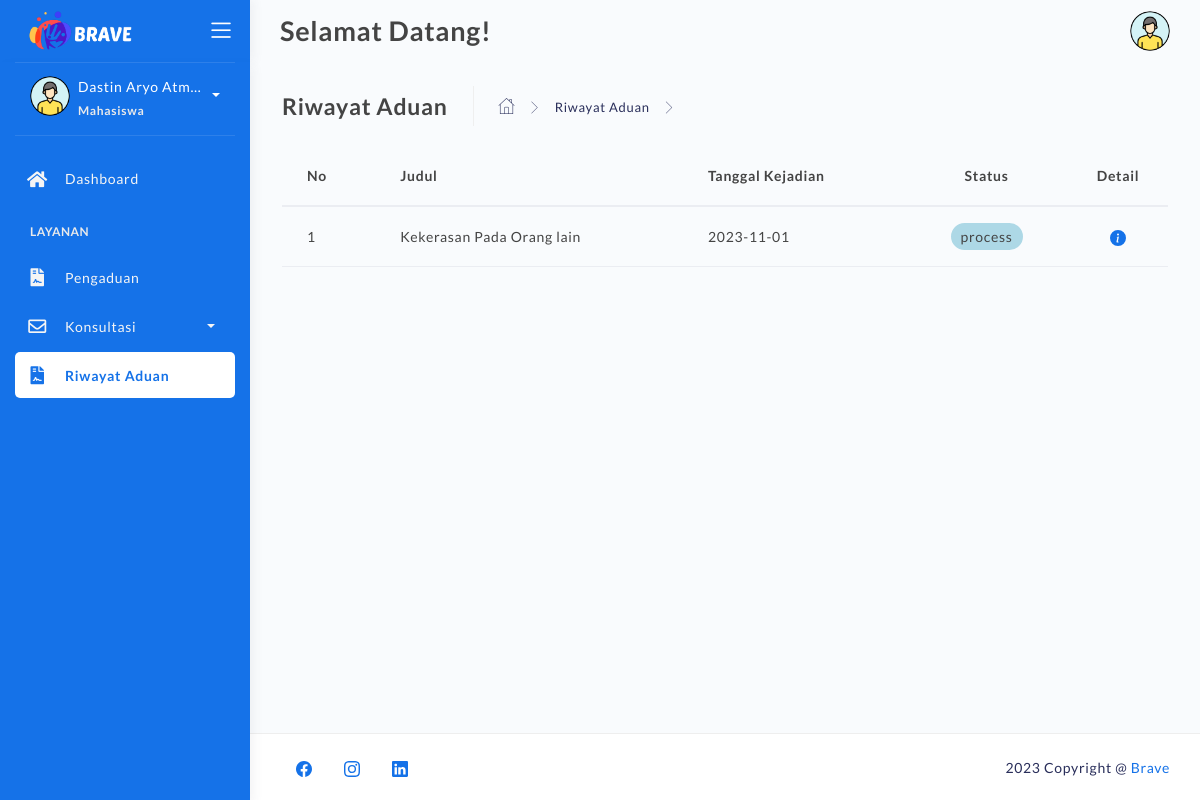
The app's page /riwayat-aduan.php (signed in), older data.
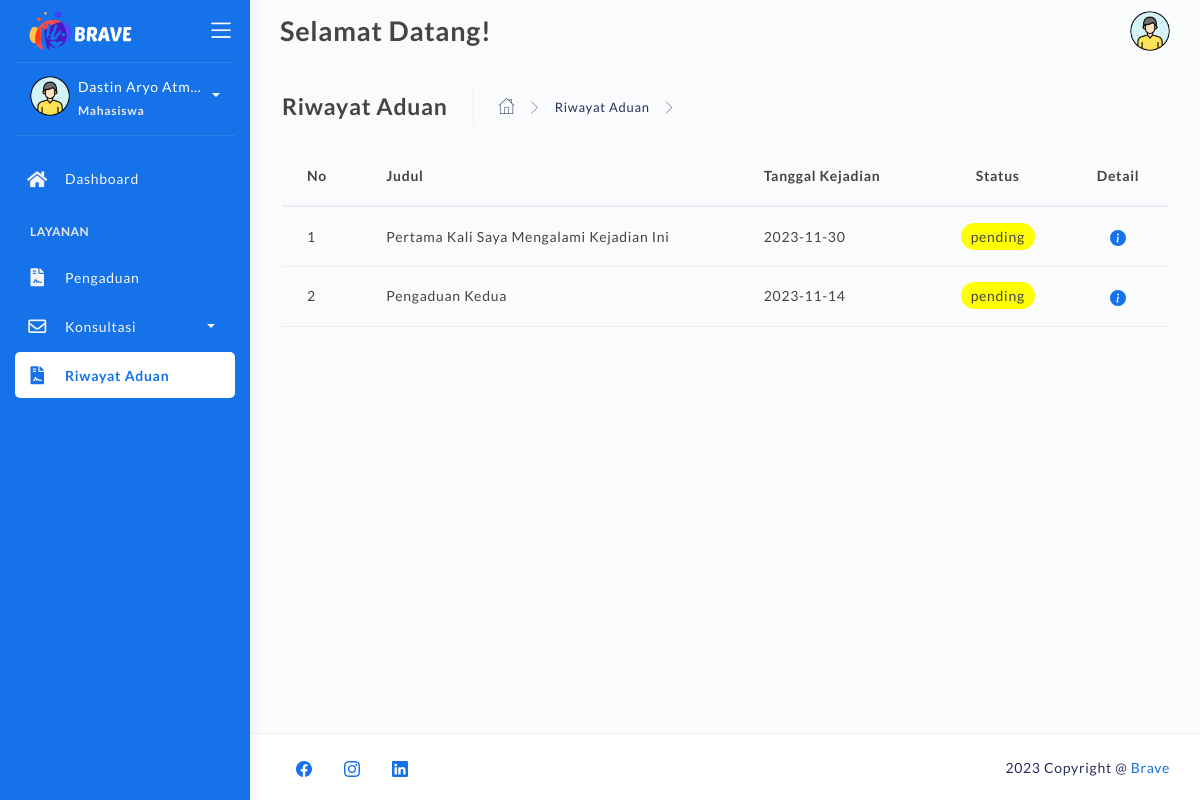
The same page, newer data.
### tables this page shows
CREATE TABLE `pengaduan` (
  `id_pengaduan` varchar(50) NOT NULL,
  `nim` varchar(25) NOT NULL,
  `nama` varchar(255) NOT NULL,
  `judul` varchar(255) NOT NULL,
  `tgl_kejadian` date NOT NULL,
  `tgl_aduan` datetime NOT NULL DEFAULT current_timestamp(),
  `pesan_aduan` text NOT NULL,
  `pelaku` varchar(255) NOT NULL,
  `bukti` varchar(255) NOT NULL,
  `status` varchar(25) NOT NULL
);

### riwayat-aduan.php (the view, shortened to what the changed rows need)
<!DOCTYPE html>
<html lang="en">
<head>
	<link rel="stylesheet" href="assets/css/bootstrap.min.css">
	<link rel="stylesheet" href="assets/css/atlantis.css">
</head>
<body>
	<div class="wrapper fullheight-side">
		<div class="main-panel full-height" >
			<div class="container" style="height:100%;">
				<div class="page-inner">
					<div class="page-category">
						<table class="table">
							<thead>
								<tr>
									<th scope="col">No</th>
									<th scope="col">Judul</th>
									<th scope="col">Tanggal Kejadian</th>
									<th scope="col" style="text-align:center;">Status</th>
									<th scope="col" style="width:100px; text-align:center; ">Detail</th>
								</tr>
							</thead>
							<tbody>
								<?php
									include "backend/connection.php";
									$user_id = $_SESSION['user_id'];
									$ambildata = mysqli_query($koneksi, 'SELECT * FROM pengaduan WHERE nim = "'.$user_id.'"');
									$no = 1;
									while ($tampil = mysqli_fetch_array($ambildata)) {
										echo "
										<tr>
											<td>$no</td>
											<td>$tampil[judul]</td>
											<td>$tampil[tgl_kejadian]</td>
											<td><center><a class='$tampil[status]'>$tampil[status]</a></td>
											<td>
											<center>
											<a href='detail-aduan.php'>
												<svg xmlns='http://www.w3.org/2000/svg' width='16' height='16' fill='currentColor' class='bi bi-info-circle-fill' viewBox='0 0 16 16'>
													<path d='M8 16A8 8 0 1 0 8 0a8 8 0 0 0 0 16zm.93-9.412-1 4.705c-.07.34.029.533.304.533.194 0 .487-.07.686-.246l-.088.416c-.287.346-.92.598-1.465.598-.703 0-1.002-.422-.808-1.319l.738-3.468c.064-.293.006-.399-.287-.47l-.451-.081.082-.381 2.29-.287zM8 5.5a1 1 0 1 1 0-2 1 1 0 0 1 0 2z'/>
												</svg>
											</a>
										</center>
											</td>
										</tr>
										";
										$no++;
									}
								?>
							</tbody>
						</table>
					</div>
				</div>
			</div>
		</div>
	</div>
</body>
</html>

Row changes from the older to the newer data that the page shows:
removed pengaduan: judul "Kekerasan Pada Orang lain", tgl_kejadian "2023-11-01", status "process"
added pengaduan: judul "Pertama Kali Saya Mengalami Kejadian Ini", tgl_kejadian "2023-11-30", status "pending"
added pengaduan: judul "Pengaduan Kedua", tgl_kejadian "2023-11-14", status "pending"
